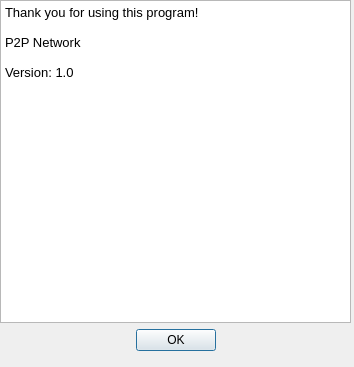
<?xml version="1.0" encoding="UTF-8"?>
<ui version="4.0">
 <class>AboutDialog</class>
 <widget class="QDialog" name="AboutDialog">
  <property name="geometry">
   <rect>
    <x>0</x>
    <y>0</y>
    <width>354</width>
    <height>367</height>
   </rect>
  </property>
  <property name="sizePolicy">
   <sizepolicy hsizetype="Fixed" vsizetype="Fixed">
    <horstretch>0</horstretch>
    <verstretch>0</verstretch>
   </sizepolicy>
  </property>
  <property name="windowTitle">
   <string>About</string>
  </property>
  <widget class="QWidget" name="verticalLayoutWidget">
   <property name="geometry">
    <rect>
     <x>0</x>
     <y>0</y>
     <width>351</width>
     <height>361</height>
    </rect>
   </property>
   <layout class="QVBoxLayout" name="verticalLayout">
    <property name="sizeConstraint">
     <enum>QLayout::SetMaximumSize</enum>
    </property>
    <property name="bottomMargin">
     <number>10</number>
    </property>
    <item>
     <widget class="QTextBrowser" name="textBrowser">
      <property name="html">
       <string>&lt;!DOCTYPE HTML PUBLIC &quot;-//W3C//DTD HTML 4.0//EN&quot; &quot;http://www.w3.org/TR/REC-html40/strict.dtd&quot;&gt;
&lt;html&gt;&lt;head&gt;&lt;meta name=&quot;qrichtext&quot; content=&quot;1&quot; /&gt;&lt;style type=&quot;text/css&quot;&gt;
p, li { white-space: pre-wrap; }
&lt;/style&gt;&lt;/head&gt;&lt;body style=&quot; font-family:'Sans Serif'; font-size:10pt; font-weight:400; font-style:normal;&quot;&gt;
&lt;p style=&quot; margin-top:0px; margin-bottom:0px; margin-left:0px; margin-right:0px; -qt-block-indent:0; text-indent:0px;&quot;&gt;Thank you for using this program!&lt;/p&gt;
&lt;p style=&quot;-qt-paragraph-type:empty; margin-top:0px; margin-bottom:0px; margin-left:0px; margin-right:0px; -qt-block-indent:0; text-indent:0px;&quot;&gt;&lt;br /&gt;&lt;/p&gt;
&lt;p style=&quot; margin-top:0px; margin-bottom:0px; margin-left:0px; margin-right:0px; -qt-block-indent:0; text-indent:0px;&quot;&gt;P2P Network&lt;/p&gt;
&lt;p style=&quot;-qt-paragraph-type:empty; margin-top:0px; margin-bottom:0px; margin-left:0px; margin-right:0px; -qt-block-indent:0; text-indent:0px;&quot;&gt;&lt;br /&gt;&lt;/p&gt;
&lt;p style=&quot; margin-top:0px; margin-bottom:0px; margin-left:0px; margin-right:0px; -qt-block-indent:0; text-indent:0px;&quot;&gt;Version: 1.0&lt;/p&gt;
&lt;p style=&quot;-qt-paragraph-type:empty; margin-top:0px; margin-bottom:0px; margin-left:0px; margin-right:0px; -qt-block-indent:0; text-indent:0px;&quot;&gt;&lt;br /&gt;&lt;/p&gt;&lt;/body&gt;&lt;/html&gt;</string>
      </property>
     </widget>
    </item>
    <item>
     <widget class="QDialogButtonBox" name="buttonBox">
      <property name="orientation">
       <enum>Qt::Horizontal</enum>
      </property>
      <property name="standardButtons">
       <set>QDialogButtonBox::Ok</set>
      </property>
      <property name="centerButtons">
       <bool>true</bool>
      </property>
     </widget>
    </item>
   </layout>
  </widget>
 </widget>
 <resources/>
 <connections>
  <connection>
   <sender>buttonBox</sender>
   <signal>accepted()</signal>
   <receiver>AboutDialog</receiver>
   <slot>accept()</slot>
   <hints>
    <hint type="sourcelabel">
     <x>248</x>
     <y>254</y>
    </hint>
    <hint type="destinationlabel">
     <x>157</x>
     <y>274</y>
    </hint>
   </hints>
  </connection>
  <connection>
   <sender>buttonBox</sender>
   <signal>rejected()</signal>
   <receiver>AboutDialog</receiver>
   <slot>reject()</slot>
   <hints>
    <hint type="sourcelabel">
     <x>316</x>
     <y>260</y>
    </hint>
    <hint type="destinationlabel">
     <x>286</x>
     <y>274</y>
    </hint>
   </hints>
  </connection>
 </connections>
</ui>
